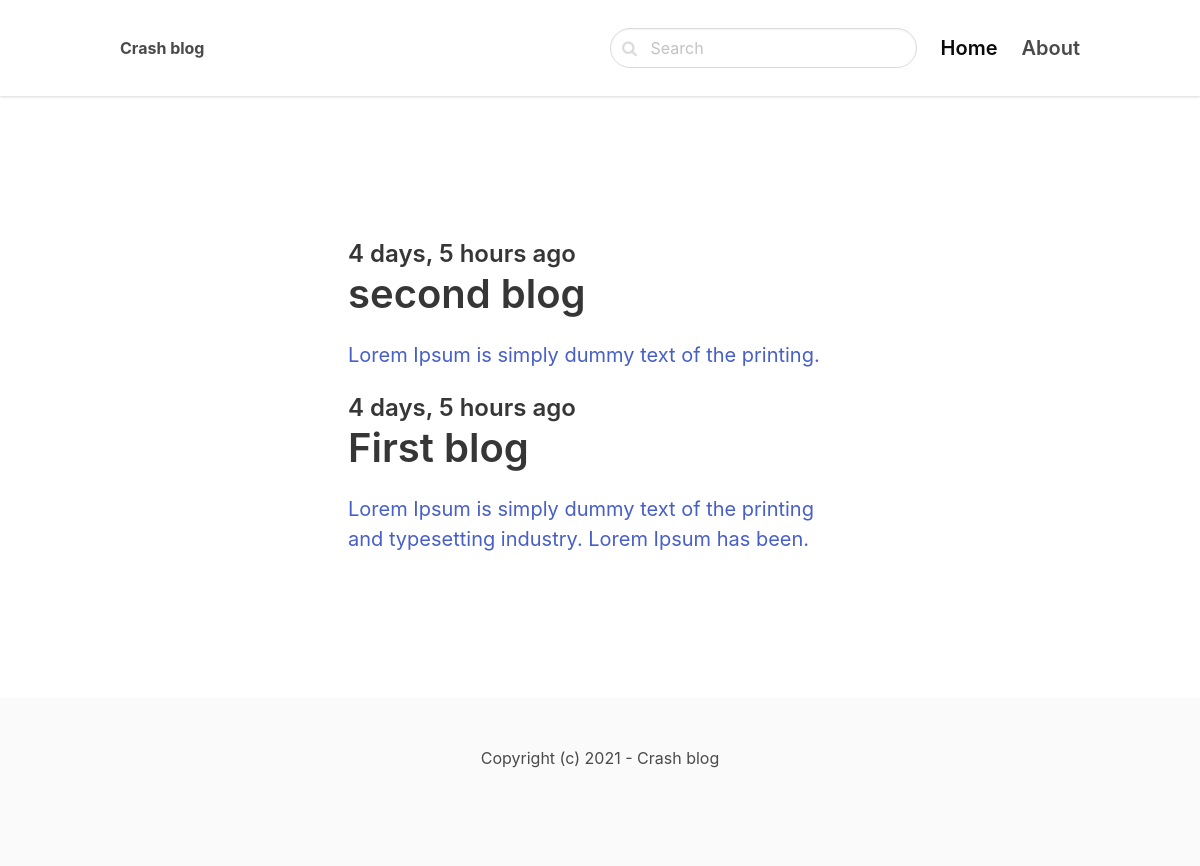
Page /django on the committed database.
### blog/models.py (models this page shows, shortened)
class Post(models.Model):
    ACTIVE = 'active'
    DRAFT = 'draft'
    options = ((ACTIVE, 'active'),(DRAFT, 'draft'))
    category = models.ForeignKey(Category, related_name="posts", on_delete=models.CASCADE)
    title = models.CharField(max_length=255)
    slug = models.SlugField()
    content = models.TextField()
    intro = models.TextField()
    created_at = models.DateTimeField(auto_now_add=True)
    status = models.CharField(max_length=10, choices=options, default = ACTIVE)
    image = models.ImageField(upload_to="images/", blank=True, null=True)
    class Meta:
        ordering = ('-created_at',)

### blog/views.py (the view)
# urls.py: path("<slug:slug>", category, name="category_detail" ),
def category(request, slug):
    category = get_object_or_404(Category, slug=slug)
    posts = category.posts.filter(status=Post.ACTIVE)
    return render(request,"blog/category.html", {'category':category, 'posts':posts})

### blog/models.py (called while the page is built)
    def __str__(self):
        return self.title

### blog/templates/blog/category.html (shortened to what this page needs)
{% extends 'core/base.html' %}
{% block content %}
<section class="hero">
    <div class="hero-body">
        <div class="container">
            <section class="section">
                <div class="columns">
                    <div class="column is-8 is-offset-2">
                        {% for post in posts %}
                            <div class="content is-medium">
                                <a href="{% url 'post_detail' post.category.slug post.slug %}">
                                    <h2 class="subtitle is-4">{{ post.created_at|timesince }} ago</h2>
                                    <h1 class="title">{{ post.title }}</h1>
                                    <p>{{ post.intro }}</p>
                                </a>
                            </div>
                            {% empty %}
                                <div class="content">
                                    <p>
                                        No Post for this Cateogry..Yet!
                                    </p>
                                </div>
                        {% endfor %}
                    </div>
                </div>
            </section>
        </div>
    </div>
</section>
{% endblock %}

### rows in the picture
Post: created_at "4 days, 5 hours", title "second blog", intro "Lorem Ipsum is simply dummy text of the printing."
Post: created_at "4 days, 5 hours", title "First blog", intro "Lorem Ipsum is simply dummy text of the printing and typesetting industry. Lorem Ipsum has been."
